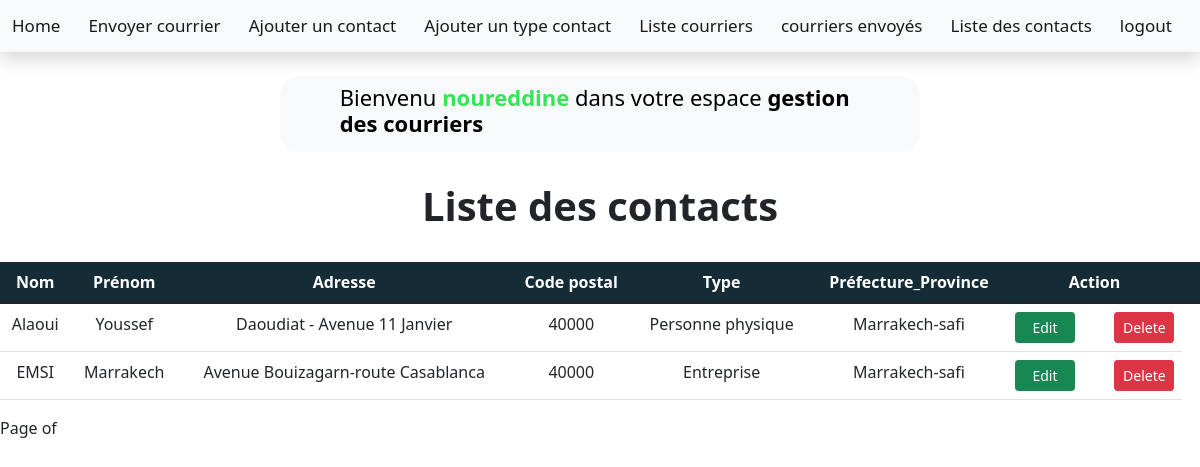
Page /contacttrans/ (signed in) on the committed database.
### courriers/models.py (models this page shows, shortened)
class Contact(models.Model):
    nom=models.CharField(max_length=20)
    prenom=models.CharField(max_length=20)
    adresse=models.TextField(max_length=80)
    code_postal=models.BigIntegerField()
    type=models.ForeignKey('Type_contact',on_delete=models.CASCADE)
    prefecture_province=models.CharField(max_length=30)

class Type_contact(models.Model):
    nom=models.CharField(max_length=20)
    def __str__(self):
        return self.nom

### courriers/views.py (the view)
# urls.py: path('contacttrans/',views.listcontacts,name='contacttrans'),
@login_required(login_url='contacttrans')
def listcontacts(request):
    listcontacts=Contact.objects.all()
    return render(request,'listcontacts.html',{'listcontacts':listcontacts})

### courriers/templates/listcontacts.html (shortened to what this page needs)
<!DOCTYPE html>
<html>
    <head>
   {% load static %}
   {% include 'agenttransmissionafter.html' %}
    </head>
    <body style="background-color:#fbfbfb">
        <center>
            <h1><strong>Liste des contacts</strong></h1>
        </center>
        <br>
        <table width="100%" class="table table-hover">
            <thead>
                <tr>
                <th>Nom</th>
                <th>Prénom</th>
                <th>Adresse</th>
                <th>Code postal</th>
                <th>Type</th>
                <th>Préfecture_Province</th>
                <th>Action<th>
                </tr>
            </thead>
        <tbody>
            {% for contact in listcontacts %}
                <td>{{contact.nom}}</td>
                <td>{{contact.prenom}}</td>
                <td>{{contact.adresse}}</td>
                <td>{{contact.code_postal}}</td>
                <td>{{contact.type}}</td>
                <td>{{contact.prefecture_province}}</td>
                <td>
                    <a href="/updatec/{{contact.id}}" class="btn btn-sm btn-success" id="edit">Edit</a>&nbsp &nbsp &nbsp
                    <a href="/deletec/{{contact.id}}" class="btn btn-sm btn-danger" id="delete">Delete</a>
                </td>
            {% endfor %}
            </tbody>
            </table>
         <div>
            Page {{ page_obj.number}} of {{ page_obj.paginator.num_pages}}
         </div>
    </body>
    </html>

### courriers/templates/agenttransmissionafter.html (shortened to what this page needs)
<!DOCTYPE html>
<html lang="en">
<head>
  <link href="https://cdn.jsdelivr.net/npm/bootstrap@5.1.3/dist/css/bootstrap.min.css" rel="stylesheet">
</head>
   {% load static %}
  </head>
   <nav class="navbar navbar-expand-sm navbar-light bg-light shadow">
  <div class="container-fluid">
    <a class="navbar-brand" href="/hometransmission">Home</a>
    <a class="navbar-brand" href="/envoyercourrier">Envoyer courrier</a>
    <a class="navbar-brand" href="/enregistrercontact">Ajouter un contact</a>
    <a class="navbar-brand" href="/addtypecontact">Ajouter un type contact</a>
    <a class="navbar-brand" href="/courrierstrans">Liste courriers</a>
    <a class="navbar-brand" href="/courriersenv">courriers envoyés</a>
    <a class="navbar-brand" href="/contacttrans">Liste des contacts</a>
    <a class="navbar-brand" href="/logout">logout</a>
    </div>
</nav>
<br>
<nav class="navbar navbar-expand-sm navbar-light bg-light" id="title">&nbsp&nbsp&nbsp&nbsp&nbsp
<h3>Bienvenu <strong style="color:rgb(50, 231, 83)";>{{user}}</strong> dans votre espace <strong style="color:rgb(0, 0, 0)">gestion des courriers</strong></h2>
</nav>
<body style="background-color:#ffffff">
</body>
    </body>
</html>

### courriers/templates/agenttransmissionafter.html (style rules this page uses)
h3 { font-size:22px; color:rgb(0, 0, 0); margin-right:55px }
#title { margin-right:280px; margin-left:280px; border-radius:20px 20px 20px 20px }
.navbar-brand { font-size:17px; color:white; }

### courriers/templates/listcontacts.html (style rules this page uses)
thead { color:white; background-color:rgb(21, 44, 55); }
th { text-align:center; }
td { text-align:center; }
table { justfify-content:center; }
h1 { margin-top:30px; }
#edit { width:60px; float:left; }
#delete { width:60px; float:right; margin-left:50px bottom:10px }

### rows in the picture
Contact: nom "Alaoui", prenom "Youssef", adresse "Daoudiat - Avenue 11 Janvier", code_postal "40000", type "Personne physique", prefecture_province "Marrakech-safi"
Contact: nom "EMSI", prenom "Marrakech", adresse "Avenue Bouizagarn-route Casablanca", code_postal "40000", type "Entreprise", prefecture_province "Marrakech-safi"

### other values in the picture
{{ user }} "noureddine"
